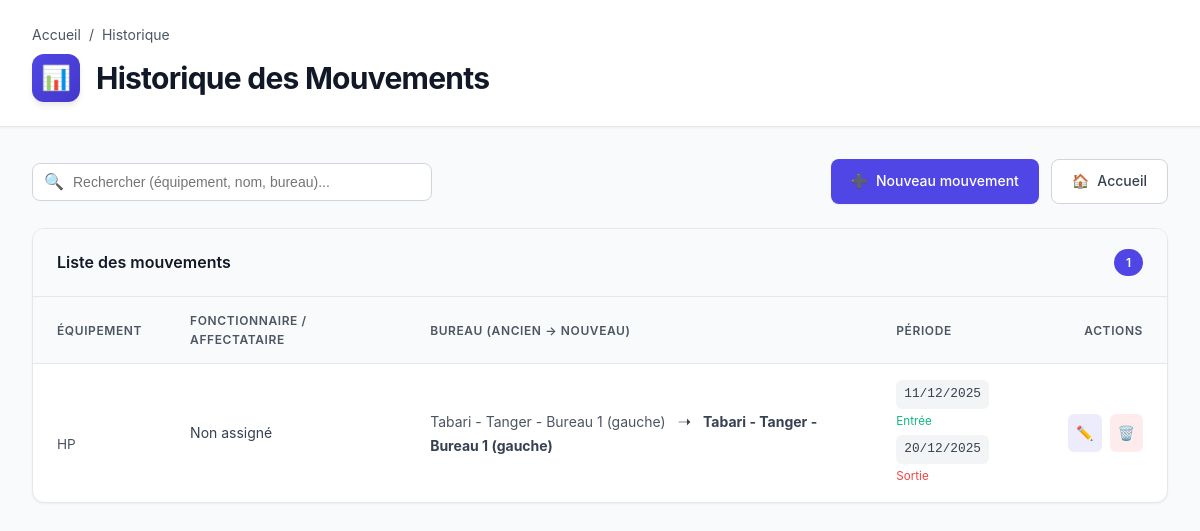
The app's page /liste_historiques/ with its own data.
### inventaire/models.py (models this page shows, shortened)
class Historique(models.Model):
    equipement = models.ForeignKey(Equipement, on_delete=models.CASCADE)
    fonctionnaire = models.ForeignKey(Fonctionnaire, on_delete=models.SET_NULL, null=True, blank=True)
    date_entree = models.DateField()
    date_sortie = models.DateField(blank=True, null=True)
    ancien_bureau = models.ForeignKey(Bureau, on_delete=models.SET_NULL, null=True, blank=True, related_name='historique_ancien' )
    nouveau_bureau = models.ForeignKey(Bureau, on_delete=models.SET_NULL, null=True, blank=True, related_name='historique_nouveau')

class Equipement(models.Model):
    TYPE_CHOICES = [
        ('PC', 'PC'),
        ('Pc Portable', 'PC Portable'),
        ('IMPRIMANTE', 'Imprimante'),
        ('SCANNER', 'Scanner'),
    ]
    MARQUE_CHOICES = [
        ('HP', 'HP'),
        ('Lexmark', 'Lexmark'),
        ('Lenovo', 'Lenovo'),
    ]
    MODELE_CHOICES = [
        ('HP ELITE TOWER 600 G9', 'HP ELITE TOWER 600 G9'),
        ('HP ProDesk 400 G9', 'HP ProDesk 400 G9'),
        ('HP ProDesk 400 G7', 'HP ProDesk 400 G7'),
        ('HP ProDesk 400 G4', 'HP ProDesk 400 G4'),
        ('HP ProBook 650 G4', 'HP ProBook 650 G4'),
        ('HP ProBook 650 G3', 'HP ProBook 650 G3'),
        ('HP 4500 fn', 'HP 4500 fn'),
        ('HP SCANJET 7500', 'HP SCANJET 7500'),
        ('ScanJet Pro 3000 s4', 'ScanJet Pro 3000 s4'),
        ('Scnajet Pro 2500', 'Scnajet Pro 2500'),
        ('LaserJet Pro M501dn', 'LaserJet Pro M501dn'),
        ('Lenovo Desktop TC M90t G5', 'Lenovo Desktop TC M90t G5'),
        ('Lenovo ThinkCenter neo 50t G4', 'Lenovo ThinkCenter neo 50t G4'),
        ('Lenovo ThinkPad L570', 'Lenovo ThinkPad L570'),
        ('Mini-PC ThinkPad L13 Gen4', 'Mini-PC ThinkPad L13 Gen4'),
        ('Lexmark CX431', 'Lexmark CX431'),
        ('Lexmark MS421', 'Lexmark MS421'),
        ('Lexmark MS431', 'Lexmark MS431'),
        ('Lexmark MS521', 'Lexmark MS521'),
    ]
    type_materiel = models.CharField(max_length=50, choices=TYPE_CHOICES, blank=True, null=True)
    marque = models.CharField(max_length=50, choices=MARQUE_CHOICES)
    modele = models.CharField(max_length=100, choices=MODELE_CHOICES, blank=True, null=True)
    sn = models.CharField("Numéro de série", max_length=100, unique=True, blank=True, null=True)

class Bureau(models.Model):
    numero = models.CharField(max_length=50)
    n_port = models.CharField(max_length=50, blank=True, null=True)
    type_position = models.CharField(max_length=100)  # ex: bureau, salle IT, open space
    batiment = models.ForeignKey(Batiment, on_delete=models.CASCADE, null=True)
    def __str__(self):
        return f"{self.batiment} - Bureau {self.numero} ({self.type_position})"

class Batiment(models.Model):
    libelle = models.CharField(max_length=100, unique=True)
    ville = models.CharField(max_length=100, blank=True, null=True)
    def __str__(self):
        return self.libelle + " - " + self.ville

### inventaire/views.py (the view)
# urls.py: path('liste_historiques/', views.liste_historiques, name='liste_historiques'),
def liste_historiques(request):
    historiques = Historique.objects.all()
    return render(request, 'inventaire/liste_historiques.html', {'historiques': historiques})

### inventaire/templates/inventaire/liste_historiques.html (shortened to what this page needs)
<!DOCTYPE html>
<html lang="fr">
<head>
</head>
<body>
    <div class="header">
        <div class="header-content">
            <div class="breadcrumb">
                <a href="{% url 'home' %}">Accueil</a>
                <span>/</span>
                <span>Historique</span>
            </div>
            <div class="page-title-section">
                <div class="page-icon">📊</div>
                <h1>Historique des Mouvements</h1>
            </div>
        </div>
    </div>
    <div class="container">
        <div class="toolbar">
            <div class="search-box">
                <span class="search-icon">🔍</span>
                <input type="text" id="searchInput" placeholder="Rechercher (équipement, nom, bureau)...">
            </div>
            <div class="toolbar-actions">
                <a href="{% url 'ajouter_historique' %}" class="btn btn-primary">
                    <span>➕</span>
                    <span>Nouveau mouvement</span>
                </a>
                <a href="{% url 'home' %}" class="btn btn-secondary">
                    <span>🏠</span>
                    <span>Accueil</span>
                </a>
            </div>
        </div>
        <div class="card">
            {% if historiques %}
            <div class="card-header">
                <div class="card-title">Liste des mouvements</div>
                <div class="count-badge">{{ historiques|length }}</div>
            </div>
            <div class="table-wrapper">
                <table id="historiqueTable">
                    <thead>
                        <tr>
                            <th>Équipement</th>
                            <th>Fonctionnaire / Affectataire</th>
                            <th>Bureau (Ancien → Nouveau)</th>
                            <th>Période</th>
                            <th style="text-align: right;">Actions</th>
                        </tr>
                    </thead>
                    <tbody>
                        {% for h in historiques %}
                        <tr>
                            <td>
                                <strong>{{ h.equipement.categorie }}</strong><br>
                                <span style="color: var(--gray-600); font-size: 0.85rem;">{{ h.equipement.marque }}</span>
                            </td>
                            <td>
                                {% if h.fonctionnaire %}
                                    <div class="user-link">
                                        {{ h.fonctionnaire.nom }} {{ h.fonctionnaire.prenom }}
                                    </div>
                                {% else %}
                                    <span style="color: var(--gray-400);">Non assigné</span>
                                {% endif %}
                            </td>
                            <td>
                                <span style="color: var(--gray-600);">{{ h.ancien_bureau|default:"-" }}</span>
                                <span class="movement-arrow">➝</span>
                                <strong>{{ h.nouveau_bureau|default:"-" }}</strong>
                            </td>
                            <td>
                                <div style="display: flex; flex-direction: column; gap: 4px;">
                                    <div><span class="date-badge">{{ h.date_entree|date:"d/m/Y" }}</span> <small style="color: var(--success-color);">Entrée</small></div>
                                    {% if h.date_sortie %}
                                        <div><span class="date-badge">{{ h.date_sortie|date:"d/m/Y" }}</span> <small style="color: var(--danger-color);">Sortie</small></div>
                                    {% endif %}
                                </div>
                            </td>
                            <td>
                                <div class="action-buttons">
                                    <a href="{% url 'modifier_historique' h.id %}" class="action-btn btn-edit" title="Modifier">
                                        <span>✏️</span>
                                    </a>
                                    <a href="{% url 'supprimer_historique' h.id %}"
                                       class="action-btn btn-delete"
                                       title="Supprimer"
                                       onclick="return confirm('Confirmer la suppression de ce mouvement ?');">
                                        <span>🗑️</span>
                                    </a>
                                </div>
                            </td>
                        </tr>
                        {% endfor %}
                    </tbody>
                </table>
            </div>
            {% endif %}
        </div>
    </div>
</body>
</html>

### inventaire/templates/inventaire/liste_historiques.html (style rules this page uses)
:root { --primary-color: #4f46e5; --primary-hover: #4338ca; --danger-color: #ef4444; --success-color: #10b981; --gray-50: #f9fafb; --gray-100: #f3f4f6; --gray-200: #e5e7eb; --gray-300: #d1d5db; --gray-600: #4b5563; --gray-700: #374151; --gray-900: #111827; --shadow-sm: 0 1px 2px 0 rgba(0, 0, 0, 0.05); --shadow-md: 0 4px 6px -1px rgba(0, 0, 0, 0.1); }
* { margin: 0; padding: 0; box-sizing: border-box; }
body { font-family: -apple-system, BlinkMacSystemFont, 'Segoe UI', Roboto, 'Helvetica Neue', Arial, sans-serif; background-color: var(--gray-50); color: var(--gray-900); line-height: 1.6; min-height: 100vh; }
.header { background: white; border-bottom: 1px solid var(--gray-200); padding: 1.5rem 0; margin-bottom: 2rem; box-shadow: var(--shadow-sm); }
.header-content { max-width: 1280px; margin: 0 auto; padding: 0 2rem; }
.breadcrumb { display: flex; align-items: center; gap: 0.5rem; font-size: 0.875rem; color: var(--gray-600); margin-bottom: 0.5rem; }
.breadcrumb a { color: var(--gray-600); text-decoration: none; transition: color 0.2s; }
.page-title-section { display: flex; align-items: center; gap: 1rem; }
.page-icon { width: 48px; height: 48px; background: linear-gradient(135deg, var(--primary-color), var(--primary-hover)); border-radius: 12px; display: flex; align-items: center; justify-content: center; font-size: 24px; box-shadow: var(--shadow-md); color: white; }
h1 { font-size: 1.875rem; font-weight: 700; color: var(--gray-900); letter-spacing: -0.025em; }
.container { max-width: 1280px; margin: 0 auto; padding: 0 2rem 3rem; }
.toolbar { display: flex; justify-content: space-between; align-items: center; margin-bottom: 1.5rem; flex-wrap: wrap; gap: 1rem; }
.search-box { flex: 1; min-width: 280px; max-width: 400px; position: relative; }
.search-box input { width: 100%; padding: 0.625rem 1rem 0.625rem 2.5rem; border: 1px solid var(--gray-300); border-radius: 8px; font-size: 0.875rem; transition: all 0.2s; background: white; }
.search-icon { position: absolute; left: 0.75rem; top: 50%; transform: translateY(-50%); color: var(--gray-600); font-size: 1rem; }
.toolbar-actions { display: flex; gap: 0.75rem; }
.btn { display: inline-flex; align-items: center; gap: 0.5rem; padding: 0.625rem 1.25rem; font-size: 0.875rem; font-weight: 500; border-radius: 8px; text-decoration: none; border: none; cursor: pointer; transition: all 0.2s; white-space: nowrap; }
.btn-primary { background: var(--primary-color); color: white; box-shadow: var(--shadow-sm); }
.btn-secondary { background: white; color: var(--gray-700); border: 1px solid var(--gray-300); }
.card { background: white; border-radius: 12px; box-shadow: var(--shadow-sm); border: 1px solid var(--gray-200); overflow: hidden; }
.card-header { padding: 1.25rem 1.5rem; border-bottom: 1px solid var(--gray-200); background: var(--gray-50); display: flex; justify-content: space-between; align-items: center; }
.card-title { font-size: 1rem; font-weight: 600; color: var(--gray-900); }
.count-badge { background: var(--primary-color); color: white; padding: 0.25rem 0.75rem; border-radius: 9999px; font-size: 0.75rem; font-weight: 600; }
.table-wrapper { overflow-x: auto; }
table { width: 100%; border-collapse: collapse; }
thead { background: var(--gray-50); border-bottom: 1px solid var(--gray-200); }
th { padding: 0.875rem 1.5rem; text-align: left; font-size: 0.75rem; font-weight: 600; color: var(--gray-600); text-transform: uppercase; letter-spacing: 0.05em; }
td { padding: 1rem 1.5rem; font-size: 0.875rem; color: var(--gray-700); border-bottom: 1px solid var(--gray-200); vertical-align: middle; }
tbody tr:last-child td { border-bottom: none; }
.movement-arrow { color: var(--gray-400); margin: 0 0.5rem; font-size: 1rem; }
.date-badge { display: inline-block; background: var(--gray-100); color: var(--gray-700); padding: 0.25rem 0.5rem; border-radius: 6px; font-size: 0.8rem; font-family: monospace; }
.action-buttons { display: flex; gap: 0.5rem; justify-content: flex-end; }
.action-btn { display: inline-flex; align-items: center; justify-content: center; padding: 0.5rem; border-radius: 6px; text-decoration: none; transition: all 0.2s; }
.btn-edit { color: var(--primary-color); background: rgba(79, 70, 229, 0.1); }
.btn-delete { color: var(--danger-color); background: rgba(239, 68, 68, 0.1); }

### records on screen
Historique: equipement.marque "HP", shows "Non assigné", ancien_bureau "Tabari - Tanger - Bureau 1 (gauche)", nouveau_bureau "Tabari - Tanger - Bureau 1 (gauche)", date_entree "11/12/2025", date_sortie "20/12/2025"

### other values on screen
{{ historiques|length }} "1"
